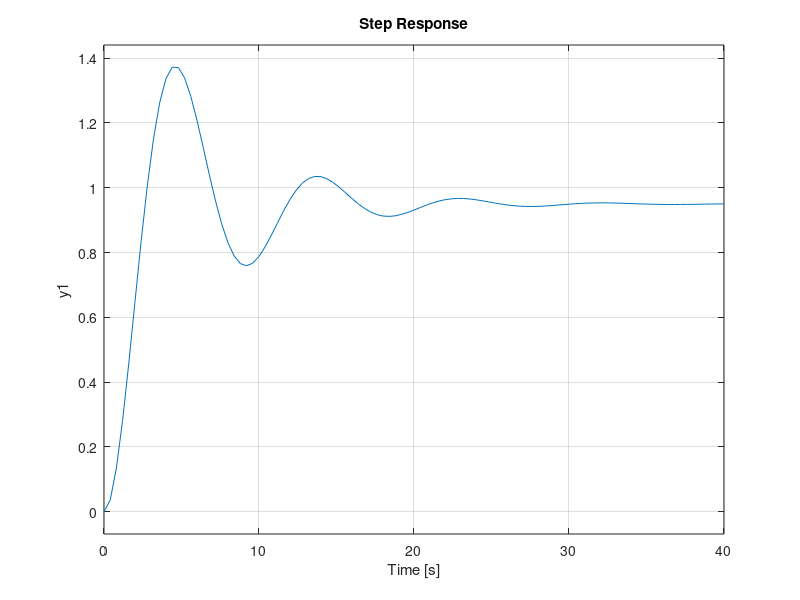

Source code (MATLAB):
W = tf(5, conv([10 1], [4 1]));
%%Wp = 1;
%%W0 = W * Wp; bode(W0);
%%Wp = 10^(-(-4.33)/20);
%%W0 = W * Wp; margin(W0);
Wp = 3.8;
W0 = W * Wp; Wc1 = feedback(W0, 1, -1);
step(Wc1);
